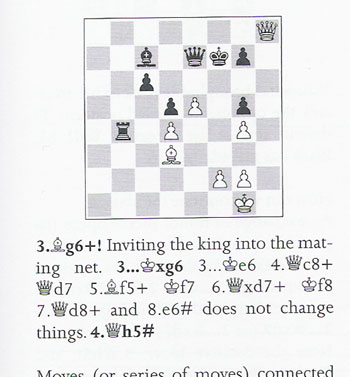
#> input picture description/raw_image.jpg, 350 x 377 px
$ python -i detection.py   (imports and definitions only)
#> lines starting #> are read from the running program, lines starting #| are printed output that depends on the picture; after the words box and inside, x2 and y2 are one past the last pixel; in counts of white or black regions, pixels touching at a corner belong together
#> further down, picture is the input picture: shape (377, 350, 3); mean B, G, R 235.3, 234.5, 234.3
################################################################################
# Diagram localization
################################################################################

import numpy as np
import cv2 as cv


def get_diagram_position(image):
    assert isinstance(image, (np.ndarray, np.generic)), "image must be a numpy array"

    # get the minimum bounding box for the chip image
    image = image[10:-10, 10:-10]
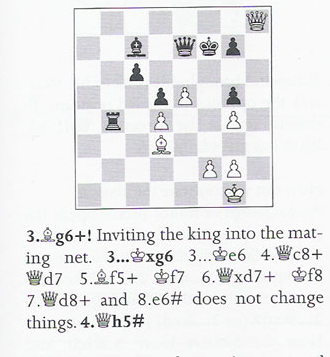
#> image: shape (357, 330, 3); mean of channels 0, 1, 2 234.5, 233.7, 233.5; drawn as B, G, R
    imgray = cv.cvtColor(image, cv.COLOR_BGR2LAB)[..., 0]
    ret, thresh = cv.threshold(imgray, 20, 255, cv.THRESH_BINARY | cv.THRESH_OTSU)
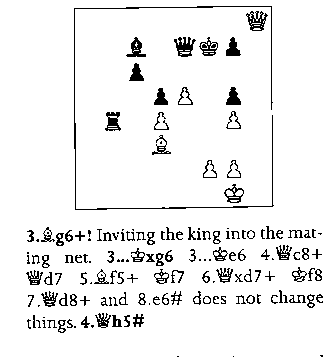
#> thresh: shape (357, 330); 93.6% white; black in thin lines or dots, all inside (x1, y1, x2, y2) = (26, 6, 323, 357)
#> ret = 181
    mask = 255 - thresh
    contours, _ = cv.findContours(mask, cv.RETR_TREE, cv.CHAIN_APPROX_NONE)
#> contours = 319 contours, 218 with area under 20; largest, box (x1, y1, x2, y2) and area: (246, 11, 268, 31) 224, (224, 184, 244, 203) 215, (174, 37, 196, 57) 209, (199, 37, 218, 56) 194, (105, 112, 121, 131) 184

    max_area = 0
    best = None
    for contour in contours:
        area = cv.contourArea(contour)
        if area > max_area:
            max_area = area
            best = contour
#> this loop made 319 passes
#> (area, max_area) on passes 6, 18, 21, 23, 75, 112, 248, 300: (54.5, 54.5), (58.5, 58.5), (60, 60), (91, 91), (103, 103), (116.5, 116.5), (215, 215), (224, 224)
#> area on passes 15, 40, 41, 45, 49, 50: 33.5, 44, 37.5, 29.5, 49.5, 36.5
#> after the loop, best = contour of 100 points, box (x1, y1, x2, y2) (246, 11, 268, 31), area 224; max_area = 224

    rect = cv.minAreaRect(best)
#> rect = ((256.5, 20.5), (19, 21), -90)
    box = cv.boxPoints(rect)
#> box = [[267, 30], [246, 30], [246, 11], [267, 11]]
    box = np.int0(box)

    # crop image inside bounding box
    scale = 1  # cropping margin, 1 == no margin
    W = rect[1][0]
#> W = 19
    H = rect[1][1]
#> H = 21

    Xs = [i[0] for i in box]
#> Xs = [267, 246, 246, 267]
    Ys = [i[1] for i in box]
#> Ys = [30, 30, 11, 11]
    x1 = min(Xs)
#> x1 = 246
    x2 = max(Xs)
#> x2 = 267
    y1 = min(Ys)
#> y1 = 11
    y2 = max(Ys)
#> y2 = 30

    angle = rect[2]
#> angle = -90
    rotated = False
    if angle < -45:
        angle += 90
#> angle = 0
        rotated = True

    center = (int((x1 + x2) / 2), int((y1 + y2) / 2))
#> center = (256, 20)
    size = (int(scale * (x2 - x1)), int(scale * (y2 - y1)))
#> size = (21, 19)

    M = cv.getRotationMatrix2D((size[0] / 2, size[1] / 2), angle, 1.0)
#> M = [[1, 0, 0], [0, 1, 0]]

    cropped = cv.getRectSubPix(image, size, center)
    cropped = cv.warpAffine(cropped, M, size)

    croppedW = W if not rotated else H
#> croppedW = 21
    croppedH = H if not rotated else W
#> croppedH = 19

    image = cv.getRectSubPix(
        cropped, (int(croppedW * scale), int(croppedH * scale)), (size[0] / 2, size[1] / 2))

    return image

>>> import cv2
>>> picture = cv2.imread('../description/raw_image.jpg')
>>> result = get_diagram_position(picture)

$ run again, on description/d2.jpg
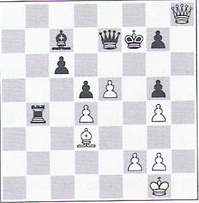
#> input picture description/d2.jpg, 199 x 203 px
#> picture is the input picture: shape (203, 199, 3); mean B, G, R 225.3, 222.9, 223.1
#> in get_diagram_position, `image = image[10:-10, 10:-10]`:
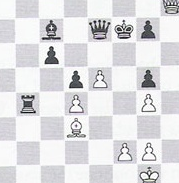
#> image: shape (183, 179, 3); mean of channels 0, 1, 2 225.3, 222.8, 223; drawn as B, G, R
#> in get_diagram_position, `ret, thresh = cv.threshold(imgray, 20, 255, cv.THRESH_BINARY | cv.THRE..`:
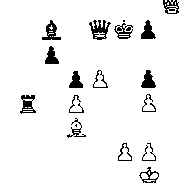
#> thresh: shape (183, 179); 94% white; 18 black regions (2 under 20 px), largest, box (x1, y1, x2, y2) and area: (89, 20, 111, 40) 216, (42, 20, 61, 40) 166, (141, 70, 156, 88) 166
#> ret = 168
#> mask: shape (183, 179); 6% white; 18 white regions (2 under 20 px)
#> contours = 52 contours, 26 with area under 20; largest, box (x1, y1, x2, y2) and area: (89, 20, 111, 40) 192, (20, 95, 36, 114) 172, (139, 167, 159, 183) 170, (163, 0, 179, 14) 155, (42, 20, 61, 40) 152
#> the loop in get_diagram_position, `for contour in contours:` made 52 passes
#> (area, max_area) on passes 1, 14, 34: (170, 170), (171.5, 171.5), (191.5, 191.5)
#> after the loop in get_diagram_position, `for contour in contours:`: best = contour of 115 points, box (x1, y1, x2, y2) (89, 20, 111, 40), area 192; max_area = 191.5
#> rect = ((99.5, 29.5), (19, 21), -90)
#> box = [[110, 39], [89, 39], [89, 20], [110, 20]]
#> W = 19
#> H = 21
#> Xs = [110, 89, 89, 110]
#> Ys = [39, 39, 20, 20]
#> x1 = 89
#> x2 = 110
#> y1 = 20
#> y2 = 39
#> in get_diagram_position, `angle = rect[2]`: angle = -90
#> in get_diagram_position, `angle += 90`: angle = 0
#> center = (99, 29)
#> size = (21, 19)
#> M = [[1, 0, 0], [0, 1, 0]]
#> croppedW = 21
#> croppedH = 19
